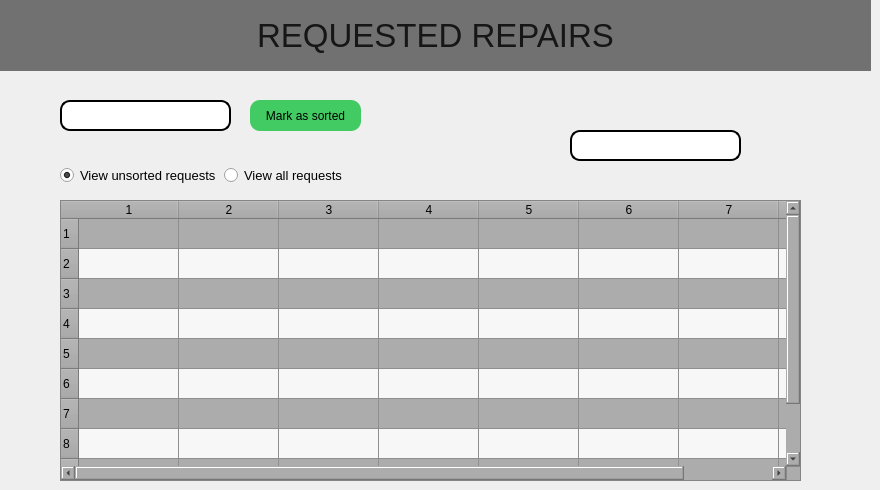
     <widget class="QWidget" name="pageadminrepairs">
      <widget class="QPushButton" name="pushButton_2">
       <property name="geometry">
        <rect>
         <x>750</x>
         <y>130</y>
         <width>51</width>
         <height>31</height>
        </rect>
       </property>
       <property name="styleSheet">
        <string notr="true">background-color:transparent;
border: 2px solid transparent;</string>
       </property>
       <property name="text">
        <string/>
       </property>
       <property name="icon">
        <iconset resource="resources.qrc">
         <normaloff>:/icons/icons/icons8-search-100.png</normaloff>:/icons/icons/icons8-search-100.png</iconset>
       </property>
       <property name="iconSize">
        <size>
         <width>35</width>
         <height>35</height>
        </size>
       </property>
      </widget>
      <widget class="QLineEdit" name="led_LoginPage_Username_8">
       <property name="geometry">
        <rect>
         <x>60</x>
         <y>100</y>
         <width>171</width>
         <height>31</height>
        </rect>
       </property>
       <property name="styleSheet">
        <string notr="true">color: rgb(255, 255, 255);
border: 2px solid black;
padding-left:12px;
border-radius: 10px;</string>
       </property>
       <property name="placeholderText">
        <string>Enter request ID</string>
       </property>
      </widget>
      <widget class="QPushButton" name="btn_pageReportAComplaint_submitComplaint_8">
       <property name="geometry">
        <rect>
         <x>250</x>
         <y>100</y>
         <width>111</width>
         <height>31</height>
        </rect>
       </property>
       <property name="styleSheet">
        <string notr="true">background-color:rgb(67, 203, 99);
border-radius:10px
</string>
       </property>
       <property name="text">
        <string>Mark as sorted</string>
       </property>
       <property name="shortcut">
        <string>Return</string>
       </property>
      </widget>
      <widget class="QTableWidget" name="tableWidget_2">
       <property name="geometry">
        <rect>
         <x>60</x>
         <y>200</y>
         <width>741</width>
         <height>281</height>
        </rect>
       </property>
       <property name="styleSheet">
        <string notr="true">background-color: rgb(172, 172, 172);</string>
       </property>
       <property name="alternatingRowColors">
        <bool>true</bool>
       </property>
       <property name="rowCount">
        <number>10</number>
       </property>
       <property name="columnCount">
        <number>8</number>
       </property>
       <row/>
       <row/>
       <row/>
       <row/>
       <row/>
       <row/>
       <row/>
       <row/>
       <row/>
       <row/>
       <column/>
       <column/>
       <column/>
       <column/>
       <column/>
       <column/>
       <column/>
       <column/>
      </widget>
      <widget class="QLabel" name="lbl_pageHomepage_welcomeUser_16">
       <property name="geometry">
        <rect>
         <x>0</x>
         <y>0</y>
         <width>871</width>
         <height>71</height>
        </rect>
       </property>
       <property name="font">
        <font>
         <pointsize>25</pointsize>
        </font>
       </property>
       <property name="styleSheet">
        <string notr="true">background-color: rgb(113, 113, 113);
color:rgb(22, 22, 22)</string>
       </property>
       <property name="text">
        <string>REQUESTED REPAIRS</string>
       </property>
       <property name="alignment">
        <set>Qt::AlignCenter</set>
       </property>
      </widget>
      <widget class="QLineEdit" name="led_LoginPage_Username_9">
       <property name="geometry">
        <rect>
         <x>570</x>
         <y>130</y>
         <width>171</width>
         <height>31</height>
        </rect>
       </property>
       <property name="styleSheet">
        <string notr="true">color: rgb(255, 255, 255);
border: 2px solid black;
padding-left:12px;
border-radius: 10px;</string>
       </property>
       <property name="placeholderText">
        <string>Tenant name | House number</string>
       </property>
      </widget>
      <widget class="QWidget" name="layoutWidget">
       <property name="geometry">
        <rect>
         <x>60</x>
         <y>160</y>
         <width>287</width>
         <height>31</height>
        </rect>
       </property>
       <layout class="QHBoxLayout" name="horizontalLayout_2">
        <item>
         <widget class="QRadioButton" name="radioButton">
          <property name="font">
           <font>
            <pointsize>10</pointsize>
           </font>
          </property>
          <property name="text">
           <string>View unsorted requests</string>
          </property>
          <property name="checked">
           <bool>true</bool>
          </property>
         </widget>
        </item>
        <item>
         <widget class="QRadioButton" name="radioButton_2">
          <property name="font">
           <font>
            <pointsize>10</pointsize>
           </font>
          </property>
          <property name="text">
           <string>View all requests</string>
          </property>
         </widget>
        </item>
       </layout>
      </widget>
     </widget>
